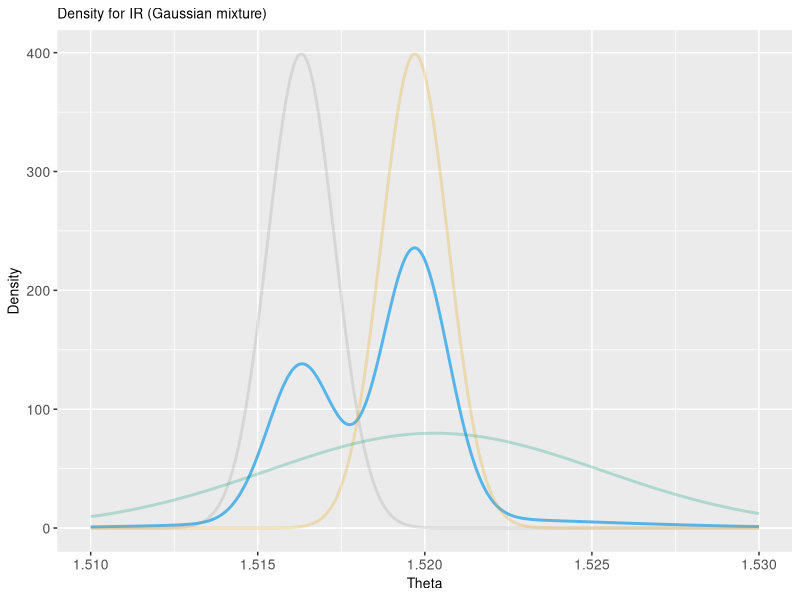
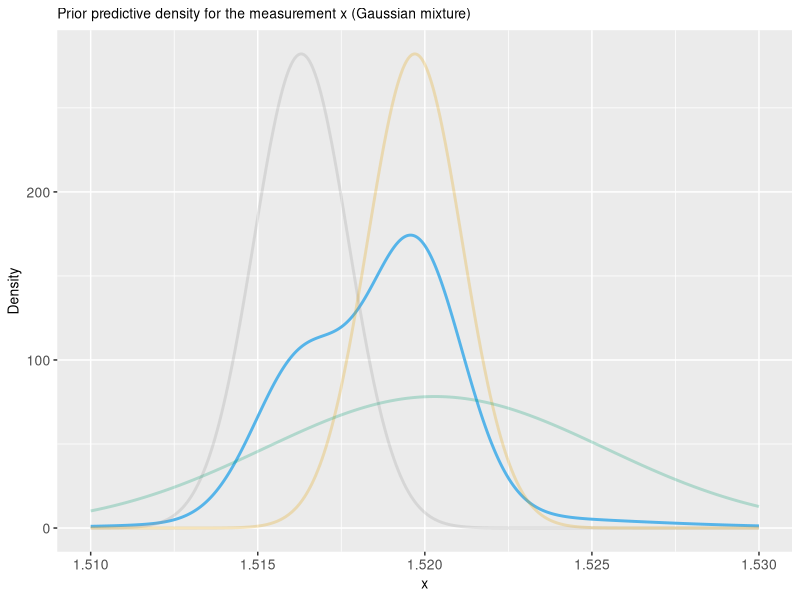
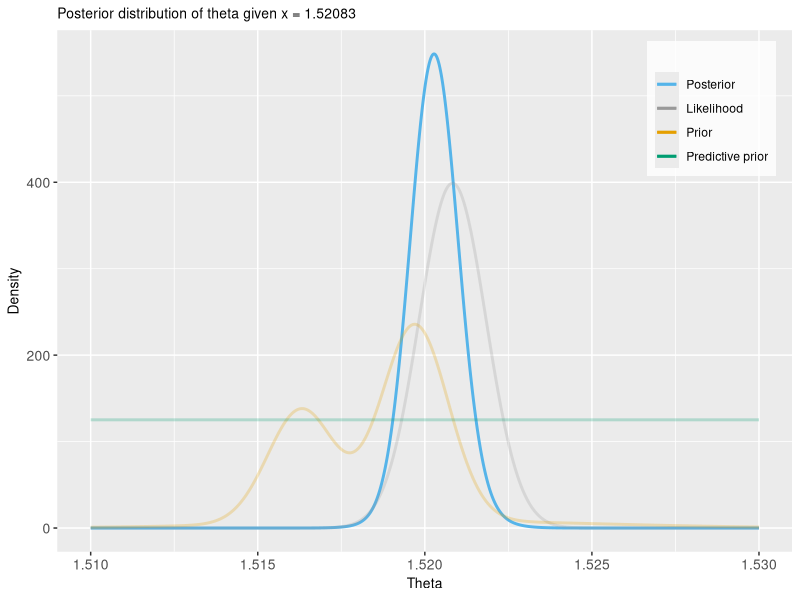
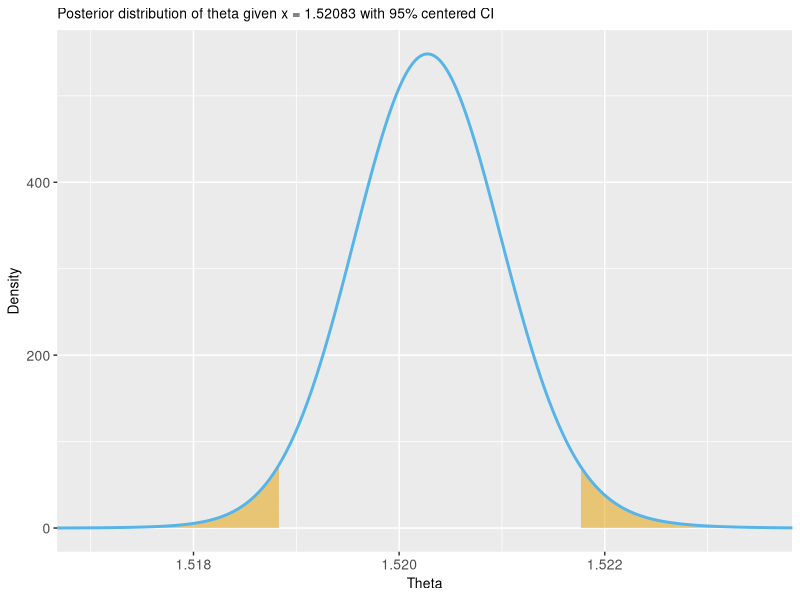
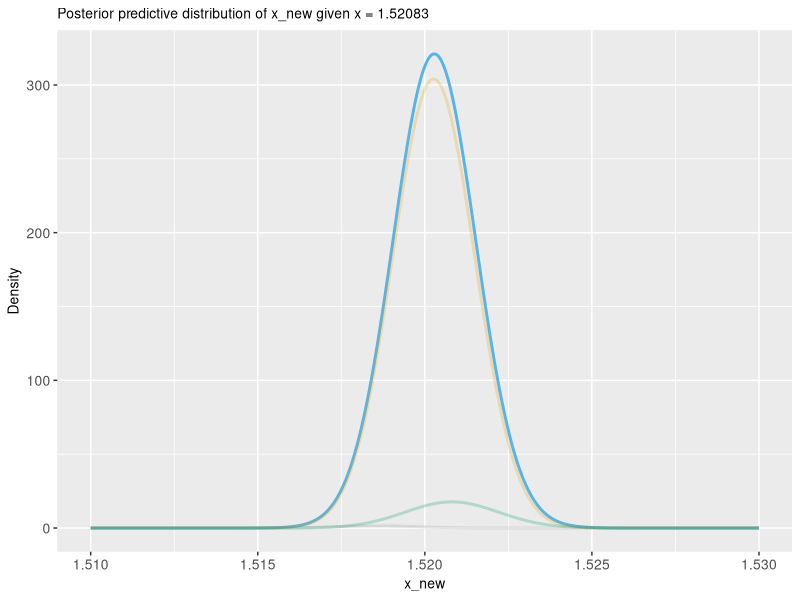
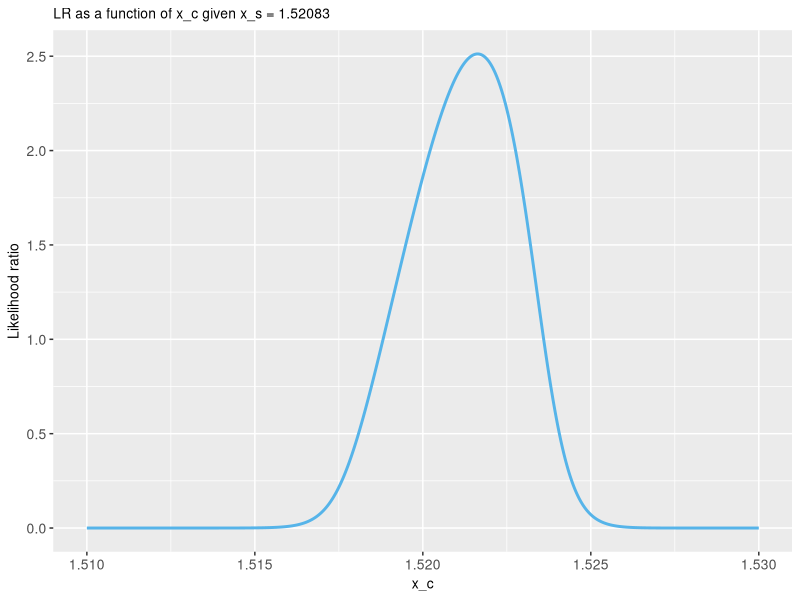

Reproduce these figures in R, in order.
#################################################################
# ASSIGNMENT 1
# Updated: 2019-09-16
# Author: Anna Carlsson
#################################################################

##### Set working directory and load packages #####
setwd("/Users/anna/Dokument/GitHub/MVE187/Assignments/Assignment_1")
library(ggplot2)
library(gplots)
library(ggpubr)
library(bayestestR)

palette <- c("#999999", "#E69F00", "#56B4E9", "#009E73", "#F0E442", "#0072B2", "#D55E00", "#CC79A7")

set.seed(23563)

#### A) Function for plotting normal mixtures ####

# Definition of function
normal_mixture_density <- function(thetas, means, stds, weights){
  n <- length(weights)
  N <- length(thetas)
  nonweighted_densities <- matrix(data = NA, nrow = N, ncol = n)
  for (i in 1:n){
    nonweighted_densities[,i] <- dnorm(thetas, means[i], stds[i], log = FALSE)
  }
  mixture_density <- nonweighted_densities %*% diag(weights)
  return (rowSums(mixture_density))
}

# Parameters
thetas <- seq(1.51, 1.53, length=1000)
weights <- c(0.33, 0.57, 0.10)
means <- c(1.5163, 1.5197, 1.5203)
stds <- c(0.001, 0.001, 0.005)

mixture_density <- normal_mixture_density(thetas, means, stds, weights)

# Densities for each Gaussian, for comparison in plot
density_1 <- dnorm(thetas, means[1], stds[1], log = FALSE)
density_2 <- dnorm(thetas, means[2], stds[2], log = FALSE)
density_3 <- dnorm(thetas, means[3], stds[3], log = FALSE)

# Plot densities
ggplot() +
  geom_line(
    aes(x = thetas, y = mixture_density), colour = palette[3], size = 1, show.legend = FALSE) + 
  geom_line(
    aes(x = thetas, y = density_1), colour = palette[1], size = 1, alpha = 0.25, show.legend = FALSE) + 
  geom_line(
    aes(x = thetas, y = density_2), colour = palette[2], size = 1, alpha = 0.25, show.legend = FALSE) + 
  geom_line(
    aes(x = thetas, y = density_3), colour = palette[4], size = 1, alpha = 0.25, show.legend = FALSE) + 
  labs(title = "Density for IR (Gaussian mixture)",
     x = "Theta",
     y = "Density") + 
  theme(
    plot.title = element_text(size = 10),
    axis.title = element_text(size = 10),
    axis.text = element_text(size = 10),
    legend.position = c(0.85, 0.8),
    legend.background = element_rect(fill=alpha('white', 0.9)))

#### B) Prior predictive for mixture density ####
# Parameters
x <- seq(1.51, 1.53, length=1000)
weights <- c(0.33, 0.57, 0.10)
means <- c(1.5163, 1.5197, 1.5203)
stds <- c(sqrt(0.001^2 + 0.001^2), sqrt(0.001^2 + 0.001^2), sqrt(0.001^2 + 0.005^2))

mixture_prior_density <- normal_mixture_density(x, means, stds, weights)

# Prior predictive densities for each Gaussian
prior_density_1 <- dnorm(x, means[1], stds[1], log = FALSE)
prior_density_2 <- dnorm(x, means[2], stds[2], log = FALSE)
prior_density_3 <- dnorm(x, means[3], stds[3], log = FALSE)

# Plot densities
ggplot() +
  geom_line(
    aes(x = x, y = mixture_prior_density), colour = palette[3], size = 1, show.legend = FALSE) + 
  geom_line(
    aes(x = x, y = prior_density_1), colour = palette[1], size = 1, alpha = 0.25, show.legend = FALSE) + 
  geom_line(
    aes(x = x, y = prior_density_2), colour = palette[2], size = 1, alpha = 0.25, show.legend = FALSE) + 
  geom_line(
    aes(x = x, y = prior_density_3), colour = palette[4], size = 1, alpha = 0.25, show.legend = FALSE) + 
  
  labs(title = "Prior predictive density for the measurement x (Gaussian mixture)",
       x = "x",
       y = "Density") + 
  theme(
    plot.title = element_text(size = 10),
    axis.title = element_text(size = 10),
    axis.text = element_text(size = 10),
    legend.position = c(0.85, 0.8),
    legend.background = element_rect(fill=alpha('white', 0.9)))

##### C) Posterior of theta

# Define function for posterior
posterior_theta <- function(thetas, x, sigma, sigmas_mix, means, weights){
  predictive_prior_stds <- sqrt(sigmas_mix^2+sigma^2)
  
  likelihood <- dnorm(x, mean = thetas, sd = sigma, log = FALSE)
  prior <- normal_mixture_density(thetas, means, sigmas_mix, weights)
  predictive_prior <- normal_mixture_density(x, means, predictive_prior_stds, weights)
  
  posterior <- likelihood * prior / predictive_prior
  return(posterior)
}

# Define parameters
thetas <- seq(1.51, 1.53, length=1000)
x <- 1.52083
sigma <- 0.001
sigmas <- c(0.001, 0.001, 0.005)
means <- c(1.5163, 1.5197, 1.5203)
weights <- c(0.33, 0.57, 0.10)

# Compute densities (also, the component densities for comparison as functions of theta)
posterior <- posterior_theta(thetas, x, sigma, sigmas, means, weights)
likelihood <- dnorm(x, thetas, sigma)
prior <- normal_mixture_density(thetas, means, sigmas, weights)
predictive_prior <- normal_mixture_density(x, means, sqrt(sigmas^2+sigma^2), weights)

ggplot() +
  geom_line(
    aes(x = thetas, y = posterior, colour = "Posterior"), size = 1, show.legend = TRUE) +
  geom_line(
    aes(x = thetas, y = likelihood, colour = "Likelihood"), size = 1, alpha = 0.25, show.legend = TRUE) +
  geom_line(
    aes(x = thetas, y = prior, colour = "Prior"), size = 1, alpha = 0.25, show.legend = TRUE) +
  geom_line(
    aes(x = thetas, y = predictive_prior, colour = "Predictive prior"), size = 1, alpha = 0.25, show.legend = TRUE) +
  labs(title = "Posterior distribution of theta given x = 1.52083",
       x = "Theta",
       y = "Density") + 
  theme(
    plot.title = element_text(size = 10),
    axis.title = element_text(size = 10),
    axis.text = element_text(size = 10),
    legend.position = c(0.89, 0.85),
    legend.background = element_rect(fill=alpha('white', 0.8))) + 
  scale_colour_manual("", 
                      breaks = c("Posterior", "Likelihood", "Prior", "Predictive prior"),
                      values = c("Posterior"=palette[3], "Likelihood"=palette[1], 
                               "Prior"=palette[2], "Predictive prior"=palette[4]))

# Estimate credibility intervals for theta
cum_post <- cumsum(posterior) / sum(posterior)
lower_ci <- thetas[which(cum_post>= 0.025)[1]]   
upper_ci <- thetas[which(cum_post >= 0.975)[1]-1] 

# Plot with interval marked
df <- data.frame(thetas, posterior)

ggplot() +
  geom_area(data = subset(df, thetas < lower_ci), aes(x = thetas, y = posterior), fill = palette[2], alpha = 0.5) +
  geom_area(data = subset(df, thetas > upper_ci), aes(x = thetas, y = posterior), fill = palette[2], alpha = 0.5) +
  geom_line(
    aes(x = thetas, y = posterior, colour = "Posterior"), size = 1, show.legend = FALSE) +
  labs(title = "Posterior distribution of theta given x = 1.52083 with 95% centered CI",
       x = "Theta",
       y = "Density") + 
  theme(
    plot.title = element_text(size = 10),
    axis.title = element_text(size = 10),
    axis.text = element_text(size = 10),
    legend.position = c(0.89, 0.85),
    legend.background = element_rect(fill=alpha('white', 0.8))) +
  coord_cartesian(xlim = c(1.517, 1.5235)) +
  scale_colour_manual("", 
                      breaks = c("Posterior", "Likelihood", "Prior", "Predictive prior"),
                      values = c("Posterior"=palette[3], "Likelihood"=palette[1], 
                                "Prior"=palette[2], "Predictive prior"=palette[4]))

#### D) Posterior predictive for mixture density ####

# Function for computing posterior predictive density
posterior_predictive <- function(xnew, x, means, sigmas, sigma, weights){
  c <- 1 / (normal_mixture_density(x, means, sqrt(sigmas^2+sigma^2), weights))
  n <- length(means)
  temp_sum <- 0
  for (i in 1:n){
    temp_mean <- (x/sigma^2 + means[i]/sigmas[i]^2) / (1/sigma^2 + 1/sigmas[i]^2)
    temp_std <- sqrt(sigma^2 + 1/(1/sigma^2 + 1/sigmas[i]^2))
    temp_sum = temp_sum + weights[i] * dnorm(x, means[i], sqrt(sigmas[i]^2+sigma^2), log = FALSE) * dnorm(xnew, temp_mean, temp_std, log = FALSE)
  }
  return(c*temp_sum)
}

# Constants and parameters
xnew <- seq(1.51, 1.53, length=1000)
x <- 1.52083
sigma <- 0.001
sigmas <- c(0.001, 0.001, 0.005)
means <- c(1.5163, 1.5197, 1.5203)
weights <- c(0.33, 0.57, 0.10)

# Compute posterior predictive and the components that are summed together
posterior_predictive_density <- posterior_predictive(xnew, x, means, sigmas, sigma, weights)

c <- 1 / (normal_mixture_density(x, means, sqrt(sigmas^2+sigma^2), weights))
post_pred_1 <- c * weights[1] * dnorm(x, means[1], sqrt(sigmas[1]^2+sigma^2), log = FALSE) * dnorm(xnew, (x/sigma^2 + means[1]/sigmas[1]^2) / (1/sigma^2 + 1/sigmas[1]^2), sqrt(sigma^2 + 1/(1/sigma^2 + 1/sigmas[1]^2)), log = FALSE)
post_pred_2 <- c * weights[2] * dnorm(x, means[2], sqrt(sigmas[2]^2+sigma^2), log = FALSE) * dnorm(xnew, (x/sigma^2 + means[2]/sigmas[2]^2) / (1/sigma^2 + 1/sigmas[2]^2), sqrt(sigma^2 + 1/(1/sigma^2 + 1/sigmas[2]^2)), log = FALSE)
post_pred_3 <- c * weights[3] * dnorm(x, means[3], sqrt(sigmas[3]^2+sigma^2), log = FALSE) * dnorm(xnew, (x/sigma^2 + means[3]/sigmas[3]^2) / (1/sigma^2 + 1/sigmas[3]^2), sqrt(sigma^2 + 1/(1/sigma^2 + 1/sigmas[3]^2)), log = FALSE)

# Plot posterior predictive
ggplot() +
  geom_line(
    aes(x = xnew, y = posterior_predictive_density), colour = palette[3], size = 1, show.legend = FALSE) +
  geom_line(
    aes(x = xnew, y = post_pred_1), colour = palette[1], size = 1, alpha = 0.25, show.legend = FALSE) + 
  geom_line(
    aes(x = xnew, y = post_pred_2), colour = palette[2], size = 1, alpha = 0.25, show.legend = FALSE) + 
  geom_line(
    aes(x = xnew, y = post_pred_3), colour = palette[4], size = 1, alpha = 0.25, show.legend = FALSE) + 
  labs(title = "Posterior predictive distribution of x_new given x = 1.52083",
       x = "x_new",
       y = "Density") + 
  theme(
    plot.title = element_text(size = 10),
    axis.title = element_text(size = 10),
    axis.text = element_text(size = 10),
    legend.position = c(0.89, 0.85),
    legend.background = element_rect(fill=alpha('white', 0.8))) #+

#### F) Plot of LR as function of x_c ####

# Define parameters
x_c <- seq(1.51, 1.53, length=1000)
x_s <- 1.52083
sigma <- 0.001
sigmas <- c(0.001, 0.001, 0.005)
means <- c(1.5163, 1.5197, 1.5203)
weights <- c(0.33, 0.57, 0.10)

# Compute LR: posterior predictive / prior predictive
LR_post_pred <- posterior_predictive(x_c, x_s, means, sigmas, sigma, weights)
LR_prior_pred <- normal_mixture_density(x_c, means, sqrt(sigmas^2+sigma^2), weights)
LR <- LR_post_pred/LR_prior_pred

# Plot LR
ggplot() +
  geom_line(
    aes(x = x_c, y = LR), colour = palette[3], size = 1, show.legend = FALSE) +
  labs(title = "LR as a function of x_c given x_s = 1.52083",
       x = "x_c",
       y = "Likelihood ratio") + 
  theme(
    plot.title = element_text(size = 10),
    axis.title = element_text(size = 10),
    axis.text = element_text(size = 10),
    legend.position = c(0.89, 0.85),
    legend.background = element_rect(fill=alpha('white', 0.8)))
